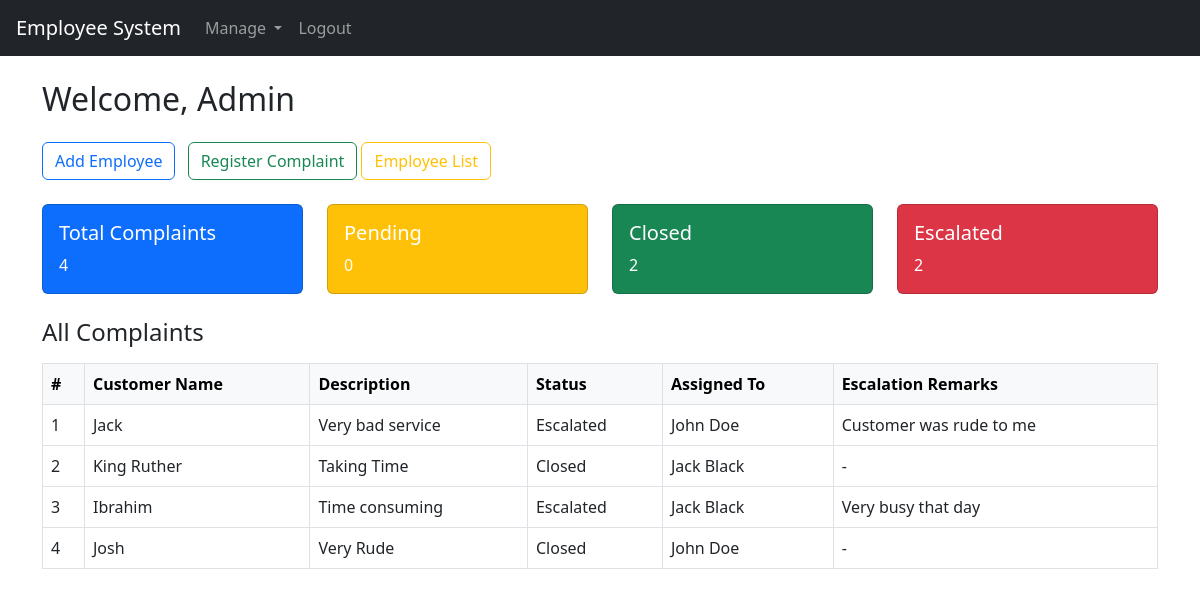
The app's page /admin/dashboard (signed in), older data.
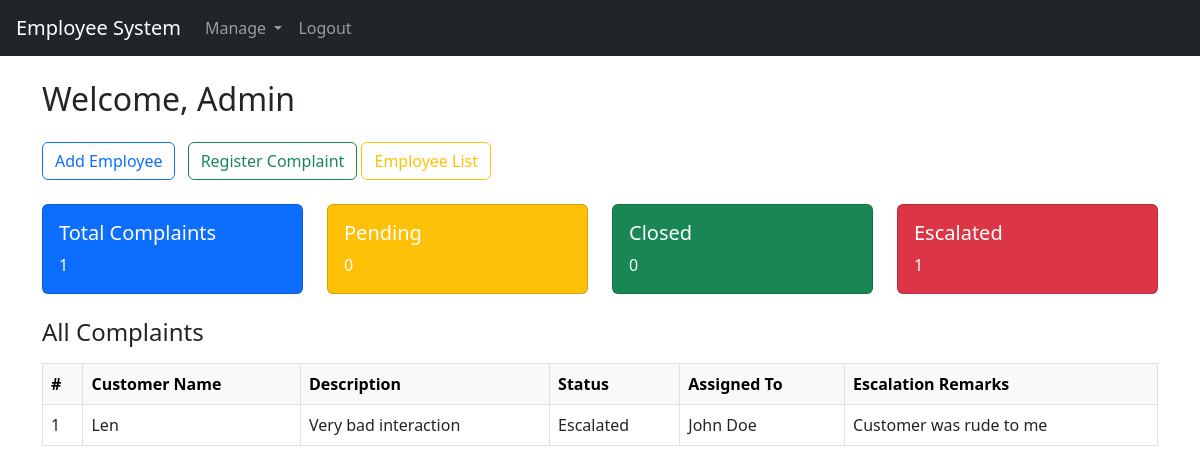
The same page, newer data.
### website/models.py (models this page shows)
class User(db.Model, UserMixin):
    id = db.Column(db.Integer, primary_key=True)
    email = db.Column(db.String(150), unique=True)
    name = db.Column(db.String(150))
    password = db.Column(db.String(150))
    is_admin = db.Column(db.Boolean, default=False)
    complaints = db.relationship('Complaint', backref='assigned_to')

class Complaint(db.Model):
    id = db.Column(db.Integer, primary_key=True)
    customer_name = db.Column(db.String(150))
    description = db.Column(db.Text)
    status = db.Column(db.String(50), default="Pending")  # Pending, Closed, Escalated
    assigned_to_id = db.Column(db.Integer, db.ForeignKey('user.id'))
    employee = db.relationship('User', backref='complaints_assigned')
    escalate_remarks = db.Column(db.Text, nullable=True)
    created_at = db.Column(db.DateTime, default=datetime.utcnow)

### website/views.py (the view)
@views.route('/admin/dashboard')
@login_required
def admin_dashboard():
    if not current_user.is_admin:
        return redirect(url_for('views.employee_dashboard'))
    employees = User.query.filter_by(is_admin=False).all()
    complaints = Complaint.query.all()
    return render_template('admin_dashboard.html', user=current_user, complaints=complaints, employees=employees)

### website/__init__.py (called while the page is built)
def create_app():
    app = Flask(__name__)
    app.config['SECRET_KEY'] = 'jaba jaba jaba'
    app.config['SQLALCHEMY_DATABASE_URI'] = f'sqlite:///{DB_NAME}'
    db.init_app(app)
    from .views import views
    from .auth import auth
    app.register_blueprint(views, url_prefix='/')
    app.register_blueprint(auth, url_prefix='/')
    from .models import User, Complaint
    with app.app_context():
        db.create_all()
    login_manager = LoginManager()
    login_manager.login_view = 'auth.login'
    login_manager.init_app(app)
    @login_manager.user_loader
    def load_user(id):
        return User.query.get(int(id))
    return app

### website/templates/admin_dashboard.html (shortened to what this page needs)
{% extends "base.html" %}
{% block content %}
<h2 class="mb-4">Welcome, {{ user.name }}</h2>
<div class="mb-4">
  <a href="{{ url_for('views.create_employee') }}" class="btn btn-outline-primary me-2">Add Employee</a>
  <a href="{{ url_for('views.register_complaint') }}" class="btn btn-outline-success">Register Complaint</a>
  <a href="{{ url_for('views.employee_list') }}" class="btn btn-outline-warning">Employee List</a>
</div>
<div class="row mb-4">
  <div class="col-md-3">
    <div class="card text-white bg-primary">
      <div class="card-body">
        <h5 class="card-title">Total Complaints</h5>
        <p class="card-text">{{ complaints|length }}</p>
      </div>
    </div>
  </div>
  <div class="col-md-3">
    <div class="card text-white bg-warning">
      <div class="card-body">
        <h5 class="card-title">Pending</h5>
        <p class="card-text">{{ complaints|selectattr('status', 'equalto', 'Pending')|list|length }}</p>
      </div>
    </div>
  </div>
  <div class="col-md-3">
    <div class="card text-white bg-success">
      <div class="card-body">
        <h5 class="card-title">Closed</h5>
        <p class="card-text">{{ complaints|selectattr('status', 'equalto', 'Closed')|list|length }}</p>
      </div>
    </div>
  </div>
  <div class="col-md-3">
    <div class="card text-white bg-danger">
      <div class="card-body">
        <h5 class="card-title">Escalated</h5>
        <p class="card-text">{{ complaints|selectattr('status', 'equalto', 'Escalated')|list|length }}</p>
      </div>
    </div>
  </div>
</div>
<div class="table-responsive mb-5">
  <h4 class="mb-3">All Complaints</h4>
  <table class="table table-bordered align-middle">
    <thead class="table-light">
      <tr>
        <th>#</th>
        <th>Customer Name</th>
        <th>Description</th>
        <th>Status</th>
        <th>Assigned To</th>
        <th>Escalation Remarks</th>
      </tr>
    </thead>
    <tbody>
      {% for c in complaints %}
        <tr>
          <td>{{ c.id }}</td>
          <td>{{ c.customer_name }}</td>
          <td>{{ c.description }}</td>
          <td>{{ c.status }}</td>
          <td>{{ c.employee.name if c.employee else "Unassigned" }}</td>
          <td>{{ c.escalate_remarks if c.status == 'Escalated' else "-" }}</td>
        </tr>
      {% endfor %}
    </tbody>
  </table>
</div>
{% endblock %}

### website/templates/base.html (shortened to what this page needs)
<!DOCTYPE html>
<html lang="en">
<head>
    <link href="https://cdn.jsdelivr.net/npm/bootstrap@5.3.0/dist/css/bootstrap.min.css" rel="stylesheet">
</head>
<body>
<nav class="navbar navbar-expand-lg navbar-dark bg-dark px-3">
    <a class="navbar-brand" href="#">Employee System</a>
    <div class="collapse navbar-collapse" id="navbarNav">
        <ul class="navbar-nav me-auto">
            {% if current_user.is_authenticated %}
                {% if current_user.is_admin %}
                    <li class="nav-item dropdown">
                        <a class="nav-link dropdown-toggle" href="#" id="manageDropdown" role="button" data-bs-toggle="dropdown" aria-expanded="false">
                            Manage
                        </a>
                    </li>
                {% else %}
                    <li class="nav-item"><a class="nav-link" href="{{ url_for('views.employee_dashboard') }}">Dashboard</a></li>
                {% endif %}
                <li class="nav-item"><a class="nav-link" href="{{ url_for('auth.logout') }}">Logout</a></li>
            {% endif %}
        </ul>
    </div>
</nav>
<div class="container mt-4">
    {% block content %}{% endblock %}
</div>
</body>
</html>

Row changes from the older to the newer data that the page shows:
removed Complaint: id "2", customer_name "King Ruther", description "Taking Time", status "Closed", employee "Jack Black", status "-"
removed Complaint: id "3", customer_name "Ibrahim", description "Time consuming", status "Escalated", employee "Jack Black", status+escalate_remarks "Very busy that day"
removed Complaint: id "4", customer_name "Josh", description "Very Rude", status "Closed", employee "John Doe", status "-"
changed Complaint "Escalated": customer_name "Jack" → "Len"; description "Very bad service" → "Very bad interaction"
Text that changed along with them:
{{ complaints|length }}: "4" → "1"
{{ complaints|selectattr('status', 'equalto', 'Closed')|list|length }}: "2" → "0"
{{ complaints|selectattr('status', 'equalto', 'Escalated')|list|length }}: "2" → "1"
